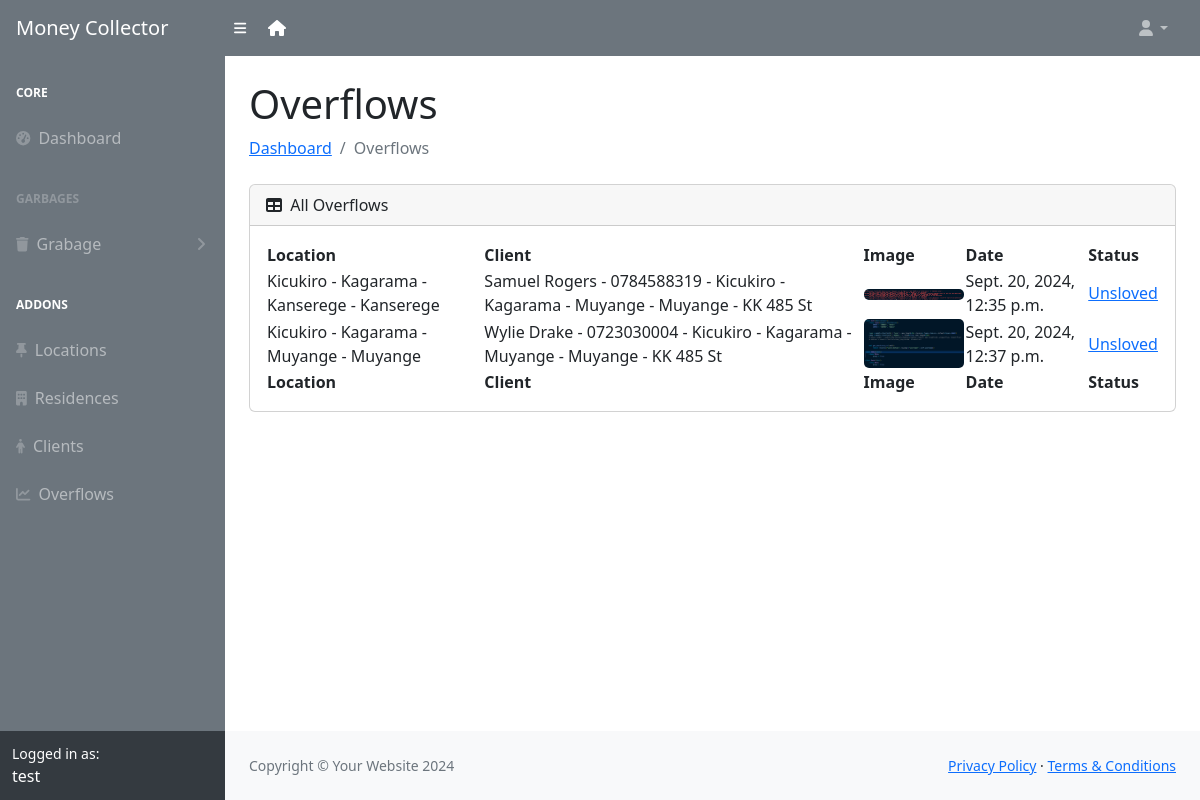
The page /overflow/ (signed in) on the database its author committed.
### app/models.py (models this page shows, shortened)
class User(AbstractUser):
    class Role(models.TextChoices):
        MCOLLECTOR = "MCOLLECTOR", "Money Collector"
        ADMIN = "ADMIN", "Admin"
    role = models.CharField(max_length=50, choices=Role.choices)
    phone_number = models.CharField(validators=[phone_regex], max_length=13, unique=True, null=True)
    groups = models.ManyToManyField(
        'auth.Group',
        related_name='users',
        blank=True,
        help_text='The groups this user belongs to.'
    )
    user_permissions = models.ManyToManyField(
        'auth.Permission',
        related_name='users',
        blank=True,
        help_text='Specific permissions for this user.'
    )

class Overflow(models.Model):
    location = models.ForeignKey(Location, on_delete=models.PROTECT)
    date = models.DateTimeField(auto_now_add=True)
    image = models.ImageField(upload_to='overflow/', null=True, blank=True)
    status = models.BooleanField(default=0)
    client = models.ForeignKey(Clients, on_delete=models.CASCADE, null=True, blank=True)

class Location(models.Model):
    district = models.ForeignKey(District, on_delete=models.SET_NULL, null=True, blank=True)
    sector = models.ForeignKey(Sector, on_delete=models.SET_NULL, null=True, blank=True)
    cell = models.ForeignKey(Cell, on_delete=models.SET_NULL, null=True, blank=True)
    village = models.ForeignKey(Village, on_delete=models.SET_NULL, null=True, blank=True)
    created_at = models.DateTimeField(auto_now_add=True)
    class Meta:
        constraints = [UniqueConstraint(fields=['district', 'sector', 'cell', 'village'], name='unique_location_combination')]
        ordering = ["created_at"]
    def __str__(self):
        return f"{self.district} - {self.sector} - {self.cell} - {self.village}"

class District(models.Model):
    name = models.CharField(max_length=40)
    def __str__(self):
        return self.name

class Sector(models.Model):
    district = models.ForeignKey(District, on_delete=models.CASCADE)
    name = models.CharField(max_length=40)
    def __str__(self):
        return self.name

class Cell(models.Model):
    district = models.ForeignKey(District, on_delete=models.CASCADE)
    sector = models.ForeignKey(Sector, on_delete=models.CASCADE)
    name = models.CharField(max_length=40)
    def __str__(self):
        return self.name

class Village(models.Model):
    district = models.ForeignKey(District, on_delete=models.CASCADE)
    sector = models.ForeignKey(Sector, on_delete=models.CASCADE)
    cell = models.ForeignKey(Cell, on_delete=models.CASCADE)
    name = models.CharField(max_length=40)
    def __str__(self):
        return self.name

class Clients(models.Model):
    names = models.CharField(max_length=254)
    phone = models.CharField(validators=[phone_regex], max_length=13, unique=True)
    email = models.EmailField(max_length=255, unique=True)
    residence = models.ForeignKey(Residence, on_delete=models.SET_NULL, null=True)
    is_active = models.BooleanField(default = 1)
    created_at = models.DateTimeField(auto_now_add=True)
    def __str__(self):
        return f"{self.names} - {self.phone} - {self.residence}"

class Residence(models.Model):
    location = models.ForeignKey(Location, on_delete=models.CASCADE)
    streetName = models.CharField(validators=[street_regex], max_length=9)
    gateNumber = models.CharField(max_length=10, null=True, blank=True)
    status = models.BooleanField(default = 1)
    created_at = models.DateTimeField(auto_now_add=True)
    class Meta:
        constraints = [UniqueConstraint(fields=['location', 'streetName', 'gateNumber'], name='unique_residence_combination')]
        ordering = ["created_at"]
    def __str__(self):
        return f"{self.location} - {self.streetName}"

### app/views.py (the view)
# urls.py: path('overflow/', views.overflow, name="overflow"),
@role_required(['ADMIN', 'MCOLLECTOR'])
def overflow(request):
    overflows = Overflow.objects.all()
    context = {'overflows': overflows}
    return render(request, 'adminn/overflow.html', context)

### app/views.py (called while the page is built)
def role_required(allowed_roles):
    def decorator(view_func):
        @wraps(view_func)
        def _wrapped_view(request, *args, **kwargs):
            if request.user.is_authenticated and request.user.role in allowed_roles:
                return view_func(request, *args, **kwargs)
            return redirect('403')
        return _wrapped_view
    return decorator

### app/templates/app/adminn/overflow.html (shortened to what this page needs)
{% load static %}
{% if request.user.role == "ADMIN" %}
    {% include 'adminn/includes/header.html' %}
{% else %}
    {% include 'mcollector/includes/header.html' %}
{% endif %}
            <div id="layoutSidenav_content">
                <main>
                    <div class="container-fluid px-4">
                        <h1 class="mt-4">Overflows</h1>
                        <ol class="breadcrumb mb-4">
                            <li class="breadcrumb-item"><a href="{% url 'admin-home' %}">Dashboard</a></li>
                            <li class="breadcrumb-item active">Overflows</li>
                        </ol>
                        <div class="card mb-4">
                            <div class="card-header">
                                <i class="fas fa-table me-1"></i>
                                All Overflows
                            </div>
                            <div class="card-body">
                                <table id="datatablesSimple">
                                    <thead>
                                        <tr>
                                            <th>Location</th>
                                            <th>Client</th>
                                            <th>Image</th>
                                            <th>Date</th>
                                            <th>Status</th>
                                        </tr>
                                    </thead>
                                    <tfoot>
                                        <tr>
                                            <th>Location</th>
                                            <th>Client</th>
                                            <th>Image</th>
                                            <th>Date</th>
                                            <th>Status</th>
                                        </tr>
                                    </tfoot>
                                    <tbody>
                                        {% for overflow in overflows %}
                                        <tr>
                                            <td>{{ overflow.location }}</td>
                                            <td>{{ overflow.client }}</td>
                                            <td><img src="{% static  overflow.image  %}" width="100" alt="" id="myImg" ></td>
                                            <td>{{ overflow.date }}</td>
                                            {% if overflow.status %}
                                                <td><a href="{% url 'status-overflow' overflow.id %}">Solved</a></td>
                                            {% else %}
                                                <td><a href="{% url 'status-overflow' overflow.id %}"><span>Unsloved</span></a></td>
                                            {% endif %}
                                        </tr>
                                        {% endfor %}
                                    </tbody>
                                </table>
                            </div>
                        </div>
                    </div>
                </main>
{% include 'adminn/includes/footer.html' %}

### app/templates/app/mcollector/includes/header.html (shortened to what this page needs)
{% load static %}
<!DOCTYPE html>
<html lang="en">
    <head>
        <link href="https://cdn.jsdelivr.net/npm/simple-datatables@7.1.2/dist/style.min.css" rel="stylesheet" />
        <link href="{% static 'adminn/css/styles.css' %}" rel="stylesheet" />
    </head>
    <body class="sb-nav-fixed">
        <nav class="sb-topnav navbar navbar-expand navbar-dark bg-secondary">
            <a class="navbar-brand ps-3" href="{% url 'admin-home' %}">Money Collector</a>
            <button class="btn btn-link btn-sm order-1 order-lg-0 me-4 me-lg-0" id="sidebarToggle" href="#!"><i class="fas fa-bars text-white"></i></button>&nbsp;&nbsp;&nbsp;
            <a href="/" class="text-white"><i class="fas fa-house"></i></a>
            <ul class="navbar-nav ms-auto ms-md-0 me-3 me-lg-4">
                <li class="nav-item dropdown">
                    <a class="nav-link dropdown-toggle" id="navbarDropdown" href="#" role="button" data-bs-toggle="dropdown" aria-expanded="false"><i class="fas fa-user fa-fw"></i></a>
                </li>
            </ul>
        </nav>
        <div id="layoutSidenav">
            <div id="layoutSidenav_nav">
                <nav class="sb-sidenav accordion sb-sidenav-dark bg-secondary " id="sidenavAccordion">
                    <div class="sb-sidenav-menu">
                        <div class="nav">
                            <div class="sb-sidenav-menu-heading text-white">Core</div>
                            <a class="nav-link" href="{% url 'admin-home' %}">
                                <div class="sb-nav-link-icon"><i class="fas fa-tachometer-alt"></i></div>
                                Dashboard
                            </a>
                            <div class="sb-sidenav-menu-heading">Garbages</div>
                            <a class="nav-link collapsed" href="#" data-bs-toggle="collapse" data-bs-target="#collapseLayouts" aria-expanded="false" aria-controls="collapseLayouts">
                                <div class="sb-nav-link-icon"><i class="fas fa-trash"></i></div>
                                Grabage
                                <div class="sb-sidenav-collapse-arrow"><i class="fas fa-angle-down"></i></div>
                            </a>
                            <div class="sb-sidenav-menu-heading text-white">Addons</div>
                            <a class="nav-link" href="{% url 'locations' %}">
                                <div class="sb-nav-link-icon"><i class="fas fa-thumb-tack"></i></div>
                                Locations
                            </a>
                            <a class="nav-link" href="{% url 'residence' %}">
                                <div class="sb-nav-link-icon"><i class="fas fa-building"></i></div>
                                Residences
                            </a>
                            <a class="nav-link" href="{% url 'clients' %}">
                                <div class="sb-nav-link-icon"><i class="fas fa-male"></i></div>
                                Clients
                            </a>
                            <a class="nav-link" href="{% url 'overflow' %}">
                                <div class="sb-nav-link-icon"><i class="fas fa-line-chart"></i></div>
                                Overflows
                            </a>
                        </div>
                    </div>
                    <div class="sb-sidenav-footer text-white">
                        <div class="small">Logged in as:</div>
                        {{ request.user }}
                    </div>
                </nav>
            </div>

### app/templates/app/adminn/overflow.html (style rules this page uses)
#myImg { border-radius: 5px; cursor: pointer; transition: 0.3s; }

### rows shown on the page
User: user "test"
Overflow: location "Kicukiro - Kagarama - Kanserege - Kanserege", client "Samuel Rogers - 0784588319 - Kicukiro - Kagarama - Muyange - Muyange - KK 485 St", image (picture), date "Sept. 20, 2024, 12:35 p.m.", status "Unsloved"
Overflow: location "Kicukiro - Kagarama - Muyange - Muyange", client "Wylie Drake - 0723030004 - Kicukiro - Kagarama - Muyange - Muyange - KK 485 St", image (picture), date "Sept. 20, 2024, 12:37 p.m.", status "Unsloved"
